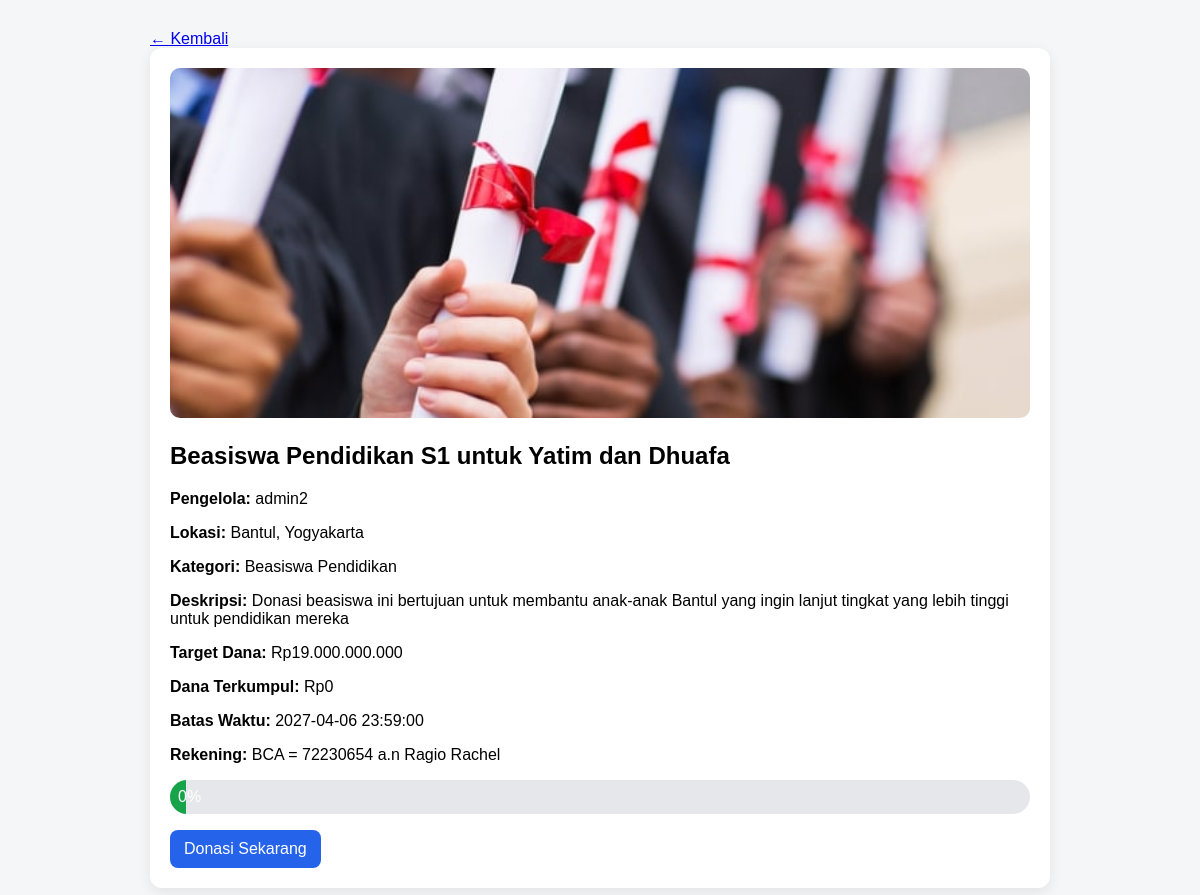
/detail.php?id=8, run on the app's committed database.
### tables this page shows
CREATE TABLE `campaigns` (
  `id` int(11) NOT NULL,
  `manager_id` int(11) NOT NULL,
  `title` varchar(150) NOT NULL,
  `category` varchar(100) NOT NULL,
  `location` varchar(150) NOT NULL,
  `description` text NOT NULL,
  `target_amount` decimal(15,2) NOT NULL DEFAULT 0.00,
  `collected_amount` decimal(15,2) NOT NULL DEFAULT 0.00,
  `deadline` datetime NOT NULL,
  `image` varchar(255) NOT NULL,
  `bank_info` varchar(255) NOT NULL,
  `created_at` timestamp NOT NULL DEFAULT current_timestamp()
);

CREATE TABLE `users` (
  `id` int(11) NOT NULL,
  `name` varchar(100) NOT NULL,
  `email` varchar(100) NOT NULL,
  `phone` varchar(20) NOT NULL,
  `address` text DEFAULT NULL,
  `password` varchar(255) NOT NULL,
  `role` enum('donor','manager') NOT NULL DEFAULT 'donor',
  `created_at` timestamp NOT NULL DEFAULT current_timestamp()
);

### detail.php (the view, shortened to what this page needs)
<?php
require 'config.php';
$id = isset($_GET['id']) ? (int)$_GET['id'] : 0;
$stmt = $conn->prepare("
    SELECT c.*, u.name AS manager_name
    FROM campaigns c
    JOIN users u ON c.manager_id = u.id
    WHERE c.id = ?
    LIMIT 1
");
$stmt->bind_param("i", $id);
$stmt->execute();
$campaign = $stmt->get_result()->fetch_assoc();
$progress = $campaign['target_amount'] > 0
    ? min(100, ($campaign['collected_amount'] / $campaign['target_amount']) * 100)
    : 0;
?>
<!DOCTYPE html>
<html lang="id">
<head>
    <link rel="stylesheet" href="assets/css/detail.css">
</head>
<body>
    <div class="container">
        <a href="index.php">← Kembali</a>
        <div class="detail-card">
            <img src="uploads/<?= htmlspecialchars($campaign['image']) ?>" alt="Campaign">
            <h2><?= htmlspecialchars($campaign['title']) ?></h2>
            <p><b>Pengelola:</b> <?= htmlspecialchars($campaign['manager_name']) ?></p>
            <p><b>Lokasi:</b> <?= htmlspecialchars($campaign['location']) ?></p>
            <p><b>Kategori:</b> <?= htmlspecialchars($campaign['category']) ?></p>
            <p><b>Deskripsi:</b> <?= htmlspecialchars($campaign['description']) ?></p>
            <p><b>Target Dana:</b> Rp<?= number_format($campaign['target_amount'], 0, ',', '.') ?></p>
            <p><b>Dana Terkumpul:</b> Rp<?= number_format($campaign['collected_amount'], 0, ',', '.') ?></p>
            <p><b>Batas Waktu:</b> <?= htmlspecialchars($campaign['deadline']) ?></p>
            <p><b>Rekening:</b> <?= htmlspecialchars($campaign['bank_info']) ?></p>
            <div class="progress-wrap">
                <div class="progress-bar" style="width: <?= $progress ?>%"><?= number_format($progress, 0) ?>%</div>
            </div>
            <a class="btn" href="donate.php?campaign_id=<?= $campaign['id'] ?>">Donasi Sekarang</a>
        </div>
    </div>
</body>
</html>

### assets/css/detail.css (style rules this page uses)
body { font-family:Arial,sans-serif;background:#f4f6f8;margin:0 }
.container { width:90%;max-width:900px;margin:30px auto }
.detail-card { background:#fff;padding:20px;border-radius:12px;box-shadow:0 4px 14px rgba(0,0,0,.08) }
.detail-card img { width:100%;max-height:350px;object-fit:cover;border-radius:10px }
.progress-wrap { background:#e5e7eb;border-radius:999px;overflow:hidden;margin:16px 0 }
.progress-bar { background:#16a34a;color:#fff;padding:8px;text-align:center }
.btn { display:inline-block;background:#2563eb;color:#fff;padding:10px 14px;border-radius:8px;text-decoration:none }

### data on the page
campaigns: image (picture), title "Beasiswa Pendidikan S1 untuk Yatim dan Dhuafa", manager.name "admin2", location "Bantul, Yogyakarta", category "Beasiswa Pendidikan", description "Donasi beasiswa ini bertujuan untuk membantu anak-anak Bantul yang ingin lanjut tingkat yang lebih tinggi untuk pendidikan mereka", target_amount "19.000.000.000", collected_amount "0", deadline "2027-04-06 23:59:00", bank_info "BCA = 72230654 a.n Ragio Rachel", progress "0"
